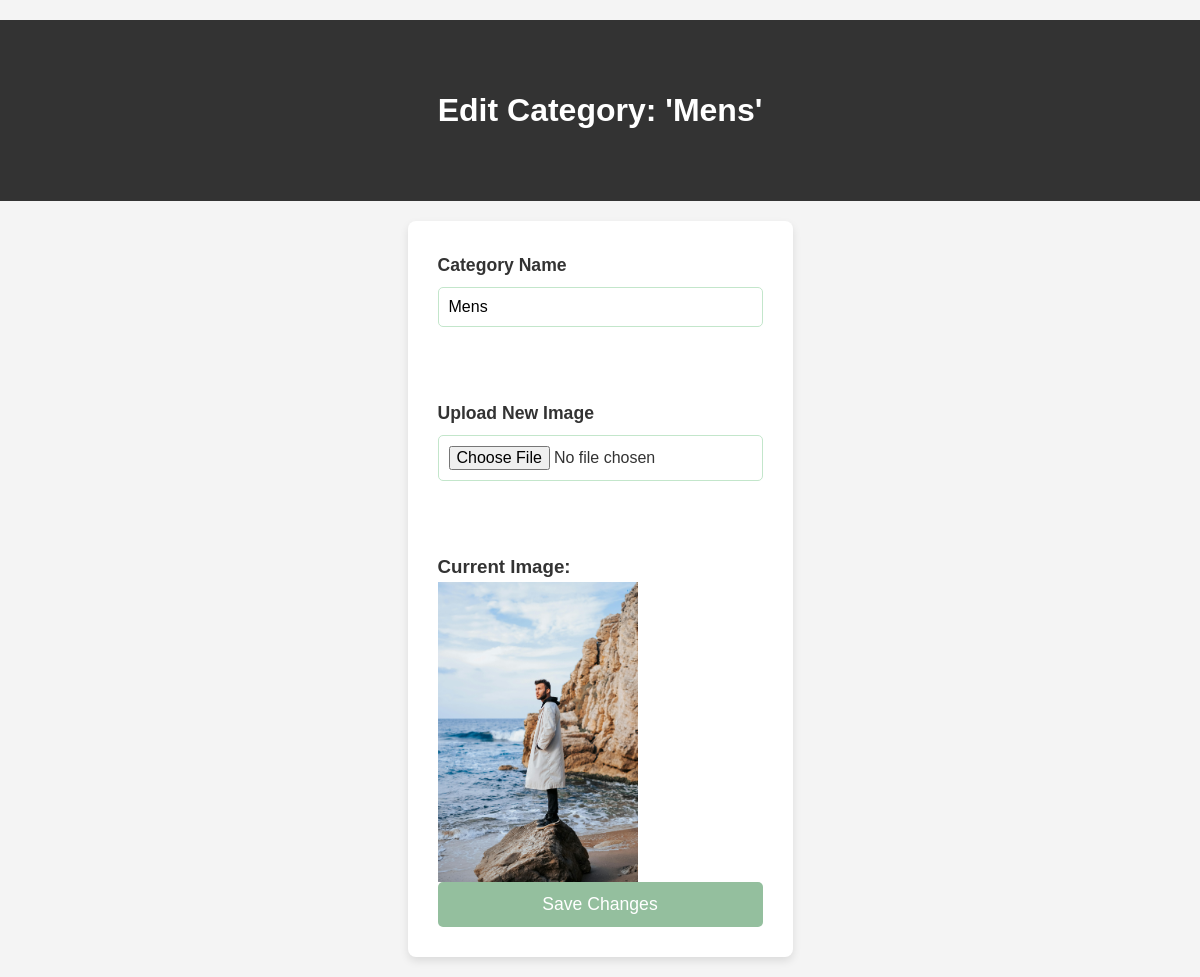
Page /category/edit/1/ on the committed database.
### app/models.py (models this page shows, shortened)
class Category(models.Model):
    name = models.CharField(max_length=100)
    image = models.ImageField(upload_to="category_images/", null=True, blank=True)
    user = models.ForeignKey(User, on_delete=models.CASCADE, null=True)

### app/views.py (the view)
# urls.py: path('category/edit/<int:id>/', Edit_cat, name='edit_category'),
def Edit_cat(request, id):
    category_instance = get_object_or_404(Category, id=id)
    if request.method == "POST":
        category_instance.name = request.POST['cat_name']
        if "cat_image" in request.FILES:
            category_instance.image = request.FILES['cat_image']
        category_instance.save()
        return redirect('homepage')
    return render(request, 'edit_cat.html', {'category': category_instance})

### templates/edit_cat.html (shortened to what this page needs)
{% load static %}
<!DOCTYPE html>
<html lang="en">
<head>
    <link rel="stylesheet" href="{% static 'static.css' %}">
</head>
<body>
    <header>
        <h1>Edit Category: '{{ category.name }}'</h1>
    </header>
    <div class="container">
        <form method="POST" enctype="multipart/form-data">
            <label for="cat_name">Category Name</label>
            <input type="text" name="cat_name" value="{{ category.name }}" required><br><br>
            <label for="cat_image">Upload New Image</label>
            <input type="file" name="cat_image"><br><br>
            {% if category.image %}
                <h3>Current Image:</h3>
                <img src="{{ category.image.url }}" alt="{{ category.name }}" class="category_image" style="max-width: 200px;">
            {% else %}
                <p>No image available</p>
            {% endif %}
            <button type="submit">Save Changes</button>
        </form>
    </div>
</body>
</html>

### app/static/static.css (style rules this page uses)
* { margin: 0; padding: 0; box-sizing: border-box; }
body { font-family: Arial, sans-serif; background-color: #f4f4f4; color: #333; line-height: 1.6; padding-top: 20px; }
header { background-color: #333; color: #fff; text-align: center; padding: 25px 0; }
h1 { font-size: 2em; text-align: center; padding: 40px; }
.container { display: flex; justify-content: space-between; padding: 20px; gap: 30px; }
form { display: flex; flex-direction: column; max-width: 600px; margin: 0 auto; background-color: #fff; padding: 30px; border-radius: 8px; box-shadow: 0 4px 8px rgba(0, 0, 0, 0.1); }
label { font-size: 1.1rem; margin-bottom: 8px; font-weight: bold; }
input[type="text"], input[type="file"] { padding: 10px; margin-bottom: 20px; font-size: 1rem; border: 1px solid #c3e6cb; border-radius: 5px; }
button { background-color: #94bf9e; color: #fff; padding: 12px 20px; font-size: 1.1rem; border: none; border-radius: 5px; cursor: pointer; transition: background-color 0.3s; text-align: center; }

### rows in the picture
Category: name "Mens", cat_name "Mens", image (picture)
